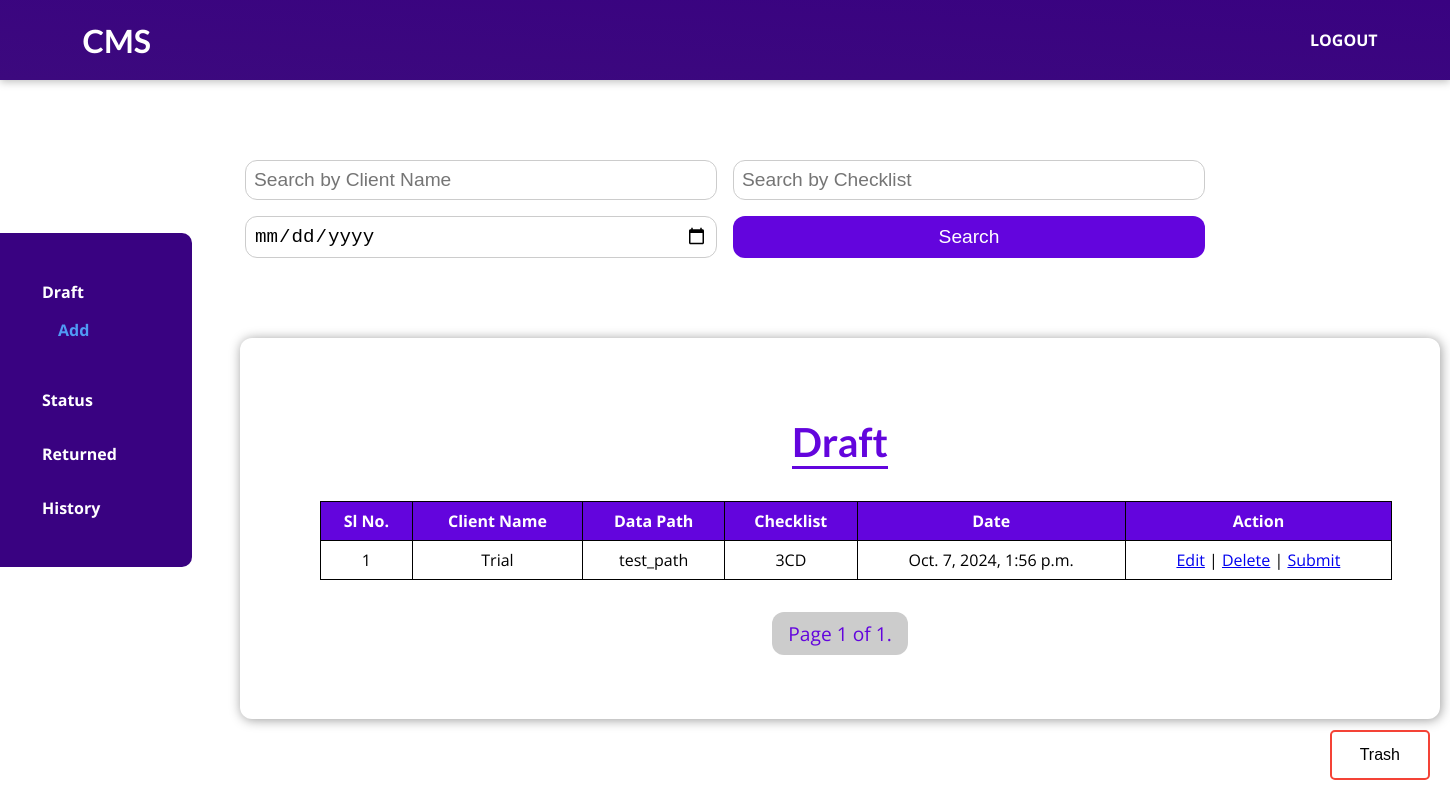
/user/draft/ (signed in), run on the app's committed database.
### user/models.py (models this page shows, shortened)
class Procedure(models.Model):
    STATUS_CHOICES = [
        ('Pending', 'Pending'),
        ('Submitted', 'Submitted'),
        ('Processing', 'Processing'),
        ('Returned', 'Returned'),
        ('Reviewed', 'Reviewed'),
        ('Deleted', 'Deleted'),
    ]
    user = models.ForeignKey(User, on_delete=models.SET_NULL, null=True, blank=True)
    client_name = models.CharField(max_length=255)
    data_path = models.CharField(max_length=255)
    checklist = models.ForeignKey(Checklist, on_delete=models.PROTECT)
    date_created = models.DateTimeField(auto_now_add=True)
    status = models.CharField(max_length=10, choices=STATUS_CHOICES, default='Pending')
    checker = models.ForeignKey(User, on_delete=models.SET_NULL, null=True, blank=True, related_name='checked_procedures')
    return_count = models.PositiveIntegerField(default=0)
    final_submission_date = models.DateTimeField(null=True, blank=True)
    returned_date = models.DateTimeField(null=True, blank=True)

### checklist/models.py (models this page shows, shortened)
class Checklist(models.Model):
    name = models.CharField(max_length=100)

### user/views.py (the view)
# urls.py: path('draft/', views.draft, name='draft'),
@login_required
@user_passes_test(users_group_required)
def draft(request):
    user = request.user
    procedures = Procedure.objects.filter(user=user, status='Pending').order_by('-date_created')
    search_client_name = request.GET.get('searchClientName')
    search_checklist = request.GET.get('searchChecklist')
    search_date = request.GET.get('searchDate')
    if search_client_name:
        procedures = procedures.filter(client_name__icontains=search_client_name)
    if search_checklist:
        procedures = procedures.filter(checklist__name__icontains=search_checklist)
    if search_date:
        procedures = procedures.filter(date_created__date=search_date)
    paginator = Paginator(procedures, 10)  # Show 10 procedures per page
    page_number = request.GET.get('page')
    page_obj = paginator.get_page(page_number)
    return render(request, 'user/draft.html', {'page_obj': page_obj, 'user': user})

### user/views.py (called while the page is built)
def users_group_required(user):
    return user.groups.filter(name='Users').exists()

### user/templates/user/draft.html (shortened to what this page needs)
{% extends 'base.html' %}
{% load static %}
{% block style_content %}
  <link rel="stylesheet" href="{% static 'user/user_table.css' %}" />
  <link rel="stylesheet" href="{% static 'user/sidebar.css' %}" />
{% endblock %}
{% block type %}
  <h1><a href="{% url 'user_index' %}">CMS</a></h1>
{% endblock %}
{% block sidebar %}
  {% include 'user/includes/sidebar.html' %}
{% endblock %}
{% block body_content %}
  <section id="search-container">
    <form id="searchForm" method="GET" action="{% url 'draft' %}">
      <div class="search-container">
        <input type="text" name="searchClientName" id="searchClientName" placeholder="Search by Client Name" />
        <input type="text" name="searchChecklist" id="searchChecklist" placeholder="Search by Checklist" />
        <input type="date" name="searchDate" id="searchDate" placeholder="Search by Date" />
        <button type="submit">Search</button>
      </div>
    </form>
  </section>
  <section id="procedure_table">
    <header>
      <h2>Draft</h2>
    </header>
    <table>
      <thead>
        <tr>
          <th>Sl No.</th>
          <th>Client Name</th>
          <th>Data Path</th>
          <th>Checklist</th>
          <th>Date</th>
          <th>Action</th>
        </tr>
      </thead>
      <tbody id="procedureTableBody">
        {% if page_obj %}
          {% for procedure in page_obj %}
            <tr>
              <td>{{ forloop.counter0|add:page_obj.start_index }}</td>
              <td>{{ procedure.client_name }}</td>
              <td>{{ procedure.data_path }}</td>
              <td>{{ procedure.checklist.name }}</td>
              <td>{{ procedure.date_created }}</td>
              <td>
                <a href="{% url 'edit_procedure' procedure.id %}?status=draft">Edit</a> |
                <a href="{% url 'delete_temp' procedure.id %}">Delete</a> |
                <a href="{% url 'submit_procedure' procedure.id %}?status=draft">Submit</a>
              </td>
            </tr>
          {% endfor %}
        {% else %}
          <tr>
            <td colspan="6">No records found</td>
          </tr>
        {% endif %}
      </tbody>
    </table>
    <div class="pagination">
      <span class="step-links">
        <span class="current">Page {{ page_obj.number }} of {{ page_obj.paginator.num_pages }}.</span>
      </span>
    </div>
  </section>
  <a href="{% url 'trash' %}"><input id="d1" class="delete-button" type="button" value="Trash" /></a>
{% endblock %}

### static/app.css (style rules this page uses)
* { box-sizing: border-box; }
html { font-family: 'Open Sans', 'Lato', sans-serif; }
body { min-width: 465px; margin: 0; }
h1, h2, h3 { font-family: 'Lato', sans-serif; font-weight: bold; }
#main-navigation a { text-decoration: none; color: white; font-weight: bold; padding-left: 10px; }

### user/static/user/user_table.css (style rules this page uses)
#procedure_table { background-color: white; padding: 4rem; border-radius: 12px; width: 75rem; margin: 5rem 15rem; box-shadow: 1px 1px 12px rgba(0, 0, 0, 0.4); }
#procedure_table header { text-align: center; }
#procedure_table h2 { font-size: 2.5rem; margin: 1rem; color: #6305dd; display: inline-block; border-bottom: 3px solid #6305dd; }
#procedure_table table { width: 100%; border-collapse: collapse; margin: 1rem; }
#procedure_table th, #procedure_table td { border: 1px solid black; padding: 0.5rem; text-align: center; }
#procedure_table th { background-color: #6305dd; color: white; }
#procedure_table .pagination { display: flex; justify-content: center; align-items: center; margin-top: 2rem; }
#procedure_table .pagination .step-links { display: flex; gap: 1rem; }
#procedure_table .pagination a, #procedure_table .pagination span.current { background-color: #6305dd; color: white; padding: 0.5rem 1rem; border-radius: 12px; text-decoration: none; font-size: 1.2rem; transition: background-color 0.2s ease-in-out; }
#procedure_table .pagination span.current { background-color: #ccc; color: #6305dd; }
#search-container { width: 60rem; margin: 10rem auto 2rem auto; }
.search-container { display: flex; flex-wrap: wrap; gap: 1rem; margin-bottom: 1rem; }
.search-container input, .search-container select, .search-container button { padding: 0.5rem; border: 1px solid #ccc; border-radius: 12px; font-size: 1.2rem; flex: 1 1 40%; }
.search-container button { background-color: #6305dd; color: white; border: none; cursor: pointer; transition: background-color 0.2s ease-in-out; }
.delete-button { position: fixed; bottom: 20px; right: 20px; z-index: 9999; padding: 14px 28px; background-color: white; color: rgb(0, 0, 0); border: 2px solid #f44336;; border-radius: 5px; font-size: 16px; cursor: pointer; transition: background-color 0.3s ease; margin-left: 10px; }

### user/static/user/sidebar.css (style rules this page uses)
.search-container { text-align: center; }

### data on the page
Procedure: client_name "Trial", data_path "test_path", checklist.name "3CD", date_created "Oct. 7, 2024, 1:56 p.m."

### other printed values
{{ page_obj.number }} "1"
{{ page_obj.paginator.num_pages }} "1"
